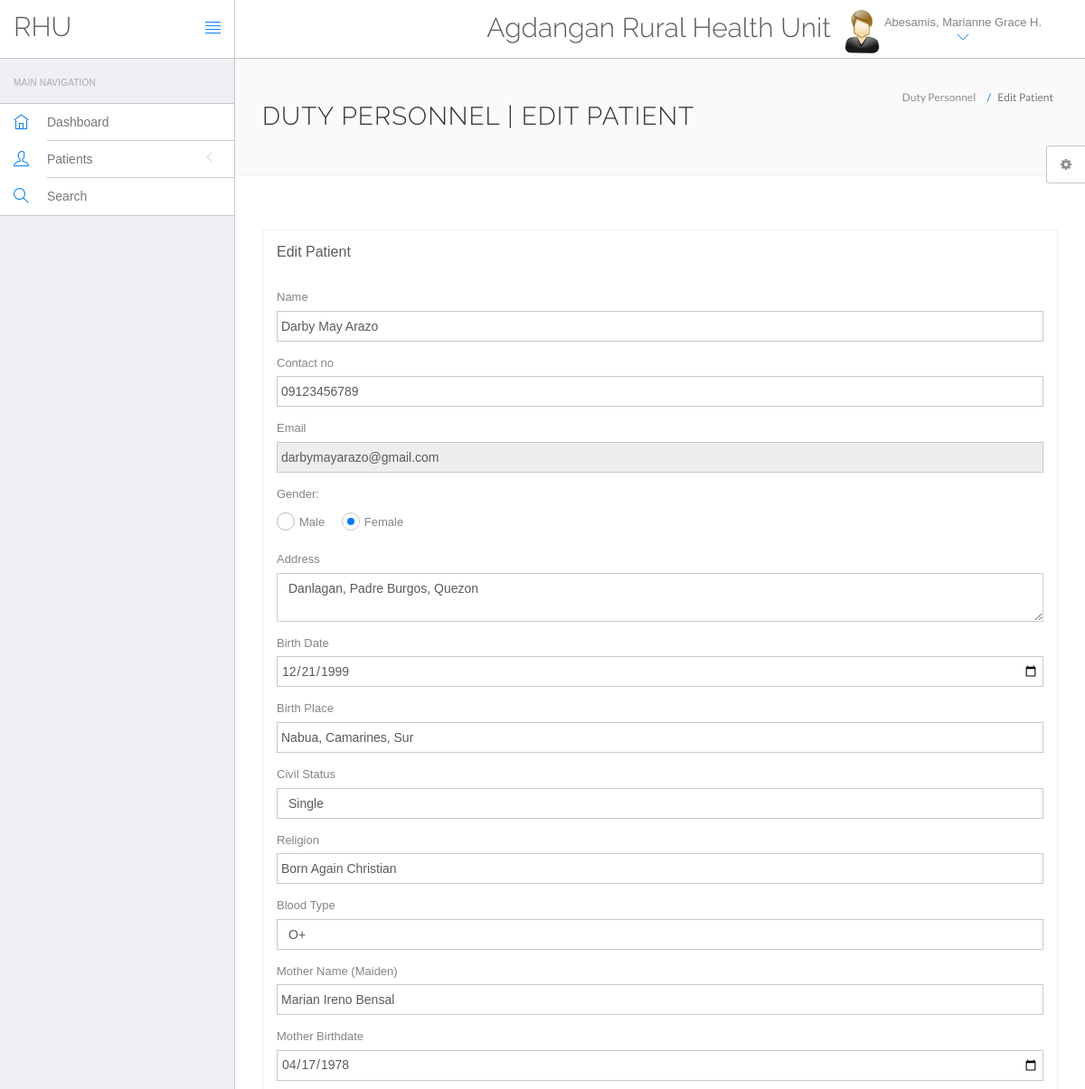
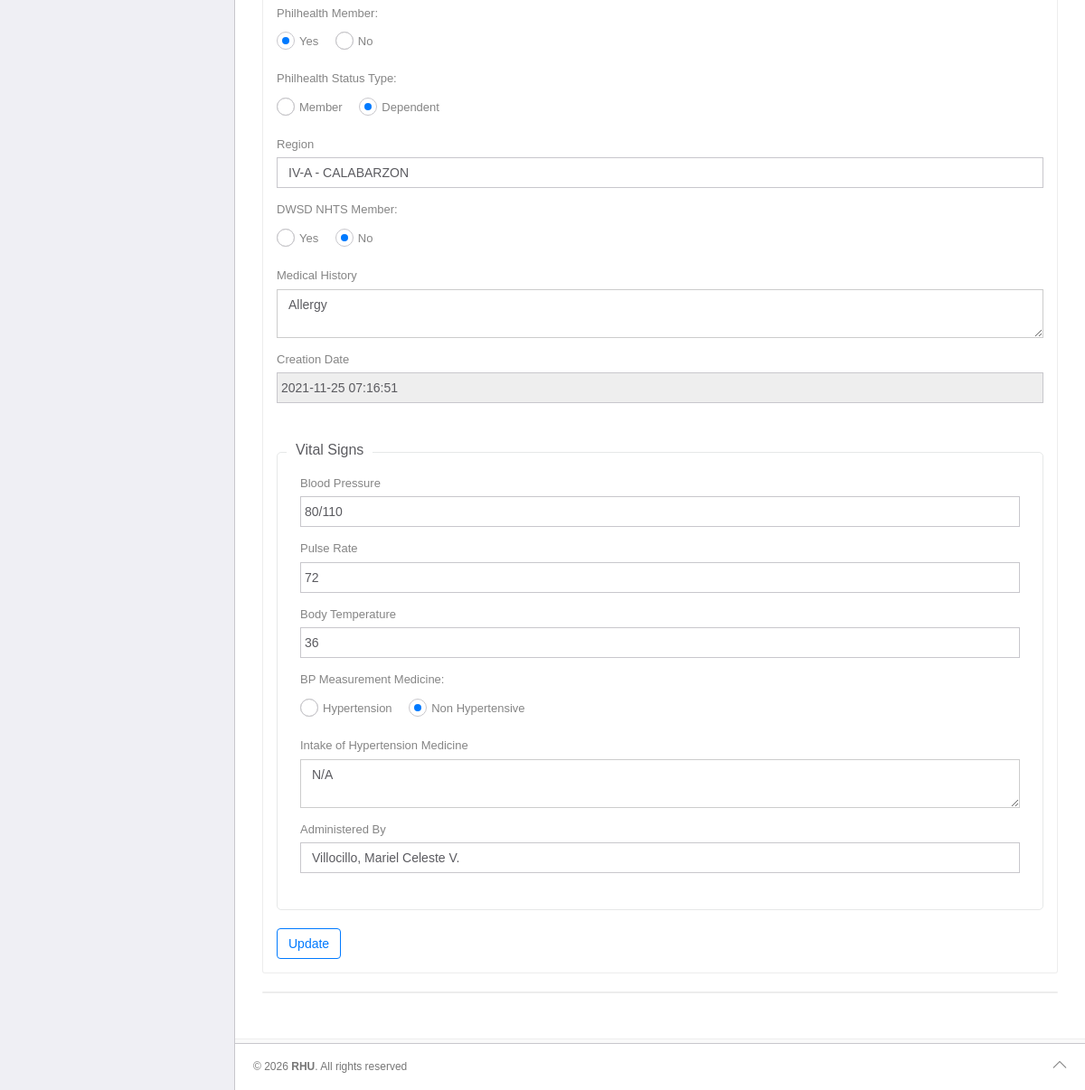
The page /dutypersonnel/edit-patient.php?editid=1 (signed in) on the database its author committed (2 pictures, top to bottom).
### tables this page shows
CREATE TABLE `settings` (
  `id` int(11) NOT NULL,
  `HealthCenter` varchar(200) DEFAULT NULL,
  `Address` varchar(200) DEFAULT NULL,
  `ContactNo` varchar(12) DEFAULT NULL,
  `EmailAdd` mediumtext DEFAULT NULL,
  `OpeningHour` varchar(200) DEFAULT NULL,
  `Doctor` mediumtext DEFAULT NULL,
  `About` mediumtext DEFAULT NULL,
  `Map` longtext DEFAULT NULL
);

CREATE TABLE `dutypersonnel` (
  `id` int(11) NOT NULL,
  `adminID` int(10) DEFAULT NULL,
  `specialization` varchar(255) DEFAULT NULL,
  `dutyName` varchar(255) DEFAULT NULL,
  `address` longtext DEFAULT NULL,
  `contactno` varchar(11) DEFAULT NULL,
  `dutyEmail` varchar(255) DEFAULT NULL,
  `password` varchar(255) DEFAULT NULL,
  `creationDate` timestamp NULL DEFAULT current_timestamp(),
  `updationDate` timestamp NULL DEFAULT NULL ON UPDATE current_timestamp()
);

CREATE TABLE `tblpatient` (
  `ID` int(10) NOT NULL,
  `Dutyid` int(10) DEFAULT NULL,
  `PatientName` varchar(200) DEFAULT NULL,
  `PatientContno` varchar(11) DEFAULT NULL,
  `PatientEmail` varchar(200) DEFAULT NULL,
  `PatientGender` varchar(50) DEFAULT NULL,
  `PatientAdd` mediumtext DEFAULT NULL,
  `PatientBirthplace` varchar(200) DEFAULT NULL,
  `PatientBirthday` date DEFAULT NULL,
  `PatientCivil` varchar(50) DEFAULT NULL,
  `PatientReligion` varchar(200) DEFAULT NULL,
  `PatientBlood` varchar(50) DEFAULT NULL,
  `MotherName` varchar(200) DEFAULT NULL,
  `MotherBirthday` date DEFAULT NULL,
  `PhilhealthMember` varchar(50) DEFAULT NULL,
  `PhilhealthStatus` varchar(50) DEFAULT NULL,
  `PatientRegion` varchar(200) DEFAULT NULL,
  `DswdMember` varchar(50) DEFAULT NULL,
  `BloodPressure` varchar(100) DEFAULT NULL,
  `PulseRate` varchar(100) DEFAULT NULL,
  `BodyTemperature` varchar(100) DEFAULT NULL,
  `BpMeasurement` varchar(100) DEFAULT NULL,
  `IntakeMed` varchar(200) DEFAULT NULL,
  `AdministeredBy` varchar(200) DEFAULT NULL,
  `PatientMedhis` mediumtext DEFAULT NULL,
  `CreationDate` timestamp NULL DEFAULT current_timestamp(),
  `UpdationDate` timestamp NULL DEFAULT NULL ON UPDATE current_timestamp()
);

### dutypersonnel/edit-patient.php (the view, shortened to what this page needs)
<?php
include('include/config.php');
?>
<!DOCTYPE html>
<html lang="en">
	<head>
		<link rel="stylesheet" href="../vendor/bootstrap/css/bootstrap.min.css">
		<link rel="stylesheet" href="../vendor/fontawesome/css/font-awesome.min.css">
		<link rel="stylesheet" href="../vendor/themify-icons/themify-icons.min.css">
		<link href="../vendor/animate.css/animate.min.css" rel="stylesheet" media="screen">
		<link href="../vendor/perfect-scrollbar/perfect-scrollbar.min.css" rel="stylesheet" media="screen">
		<link href="../vendor/switchery/switchery.min.css" rel="stylesheet" media="screen">
		<link href="../vendor/bootstrap-touchspin/jquery.bootstrap-touchspin.min.css" rel="stylesheet" media="screen">
		<link href="../vendor/select2/select2.min.css" rel="stylesheet" media="screen">
		<link href="../vendor/bootstrap-datepicker/bootstrap-datepicker3.standalone.min.css" rel="stylesheet" media="screen">
		<link href="../vendor/bootstrap-timepicker/bootstrap-timepicker.min.css" rel="stylesheet" media="screen">
		<link rel="stylesheet" href="assets/css/styles.css">
		<link rel="stylesheet" href="assets/css/plugins.css">
		<link rel="stylesheet" href="assets/css/themes/theme-1.css" id="skin_color" />
	</head>
	<body>
		<div id="app">
<?php include('include/sidebar.php');?>
<div class="app-content">
<?php include('include/header.php');?>
<div class="main-content" >
<div class="wrap-content container" id="container">
<section id="page-title">
<div class="row">
<div class="col-sm-8">
<h1 class="mainTitle">Duty Personnel | Edit Patient</h1>
</div>
<ol class="breadcrumb">
<li>
<span>Duty Personnel</span>
</li>
<li class="active">
<span>Edit Patient</span>
</li>
</ol>
</div>
</section>
<div class="container-fluid container-fullw bg-white">
<div class="row">
<div class="col-md-12">
<div class="row margin-top-30">
<div class="col-md-12">
<div class="panel panel-white">
<div class="panel-heading">
<h5 class="panel-title">Edit Patient</h5>
</div>
<div class="panel-body">
<form role="form" name="" method="post" autocomplete="off">
<?php
 $eid=$_GET['editid'];
$ret=mysqli_query($con,"select * from tblpatient where ID='$eid'");
while ($row=mysqli_fetch_array($ret)) {
?>
<div class="form-group">
<label for="doctorname">
 Name
</label>
<input type="text" name="patname" class="form-control"  value="<?php  echo $row['PatientName'];?>" required="true">
</div>
<div class="form-group">
<label for="fess">
  Contact no
</label>
<input type="text" name="patcontact" class="form-control"  value="<?php  echo $row['PatientContno'];?>" required="true" maxlength="11">
</div>
<div class="form-group">
<label for="fess">
 Email
</label>
<input type="email" id="patemail" name="patemail" class="form-control"  value="<?php  echo $row['PatientEmail'];?>" readonly='true'>
</div>
<div class="form-group">
	<label class="block">Gender: </label>
	<div class="clip-radio radio-primary">
	<?php  if($row['PatientGender']=="Female"){ ?>
	<label for="rg-male">
	Male
	</label>
	<label for="rg-female">
	Female
	</label>
	<?php } ?>
	</div>
</div>
<div class="form-group">
<label for="address">
 Address
</label>
<textarea name="pataddress" class="form-control" required="true"><?php  echo $row['PatientAdd'];?></textarea>
</div>
<div class="form-group">
<label for="fess">
  Birth Date
</label>
<input type="date" name="patbirthday" class="form-control"  value="<?php  echo $row['PatientBirthday'];?>" required="true">
</div>
<div class="form-group">
<label for="fess">
  Birth Place
</label>
<input type="text" name="patbirthplace" class="form-control"  value="<?php  echo $row['PatientBirthplace'];?>" required="true">
</div>
<div class="form-group">
<label for="fess">
  Civil Status
</label>
<select name="patcivil" class="form-control" required="true">
	<option value="<?php  echo $row['PatientCivil'];?>"><?php  echo $row['PatientCivil'];?></option>
</select>
</div>
<div class="form-group">
<label for="fess">
  Religion
</label>
<input type="text" name="patreligion" class="form-control"  value="<?php  echo $row['PatientReligion'];?>" required="true">
</div>
<div class="form-group">
<label for="fess">
  Blood Type
</label>
<select name="patblood" class="form-control" required="true">
	<option value="<?php  echo $row['PatientBlood'];?>"><?php  echo $row['PatientBlood'];?></option>
</select>
</div>
<div class="form-group">
<label for="fess">
 Mother Name (Maiden)
</label>
<input type="text" name="motname" class="form-control"  value="<?php  echo $row['MotherName'];?>" required="true">
</div>
<div class="form-group">
<label for="fess">
 Mother Birthdate
</label>
<input type="date" name="motbirthday" class="form-control"  value="<?php  echo $row['MotherBirthday'];?>" required="true">
</div>
<div class="form-group">
	<label class="block">Philhealth Member: </label>
	<div class="clip-radio radio-primary">
	<?php  if($row['PhilhealthMember']=="No"){ ?>
	<input type="radio" name="philmember" id="rg-yes" value="Yes">
	<label for="rg-yes">
Yes
</label>
	<input type="radio" name="philmember" id="rg-no" value="No" checked="true">
	<label for="rg-no">
No
</label>
	<?php } elseif($row['PhilhealthMember']=="Yes") { ?>
	<label for="rg-yes">
Yes
</label>
	<label for="rg-no">
No
</label>
	<?php } ?>
	</div>
</div>
<div class="form-group">
	<label class="block">Philhealth Status Type: </label>
	<div class="clip-radio radio-primary">
	<?php  if($row['PhilhealthStatus']=="Dependent"){ ?>
	<label for="rg-member">
Member
</label>
	<label for="rg-dependent">
Dependent
</label>
	<?php } ?>
	</div>
</div>
<div class="form-group">
<label for="fess">
 Region
</label>
	<select name="patregion" class="form-control" required="true">
		<option value="<?php  echo $row['PatientRegion'];?>"><?php  echo $row['PatientRegion'];?></option>
	</select>
</div>
<div class="form-group">
	<label class="block">DWSD NHTS Member: </label>
	<div class="clip-radio radio-primary">
	<?php  if($row['DswdMember']=="No"){ ?>
	<label for="rg-dswd-yes">
Yes
</label>
	<label for="rg-dswd-no">
No
</label>
	<?php } ?>
	</div>
</div>
<div class="form-group">
<label for="fess">
 Medical History
</label>
<textarea type="text" name="medhis" class="form-control"  placeholder="Enter Patient Medical History(if any)" required="true"><?php  echo $row['PatientMedhis'];?></textarea>
</div>
<div class="form-group">
<label for="fess">
 Creation Date
</label>
<input type="text" class="form-control"  value="<?php  echo $row['CreationDate'];?>" readonly='true'>
</div>
<br/>
<fieldset>
<legend><h5 class="panel-title" style="text-align:left;color:#5b5b60;">Vital Signs</h5></legend>
<div class="form-group">
<label for="fess">
 Blood Pressure
</label>
<input type="text" name="bp" class="form-control"  value="<?php  echo $row['BloodPressure'];?>" required="true">
</div>
<div class="form-group">
<label for="fess">
 Pulse Rate
</label>
<input type="text" name="pr" class="form-control"  value="<?php  echo $row['PulseRate'];?>" required="true">
</div>
<div class="form-group">
<label for="fess">
 Body Temperature
</label>
<input type="text" name="temp" class="form-control"  value="<?php  echo $row['BodyTemperature'];?>" required="true">
</div>
<div class="form-group">
	<label class="block">BP Measurement Medicine: </label>
	<div class="clip-radio radio-primary">
	<?php  if($row['BpMeasurement']=="Non Hypertensive"){ ?>
	<label for="rg-hypertension">
Hypertension
</label>
	<label for="rg-hypertensive">
Non Hypertensive
</label>
	<?php } ?>
	</div>
</div>
<div class="form-group">
<label for="fess">
 Intake of Hypertension Medicine
</label>
<textarea type="text" name="intakemed" class="form-control" required="true"><?php  echo $row['IntakeMed'];?></textarea>
</div>
<div class="form-group">
<label for="fess">
  Administered By
</label>
<select name="administered" class="form-control" required="true">
	<option value="<?php  echo $row['AdministeredBy'];?>"><?php  echo $row['AdministeredBy'];?></option>
</select>
</div>
</fieldset>
<?php } ?>
<button type="submit" name="submit" id="submit" class="btn btn-o btn-primary">
Update
</button>
</form>
</div>
</div>
</div>
</div>
</div>
<div class="col-lg-12 col-md-12">
<div class="panel panel-white">
</div>
</div>
</div>
</div>
</div>
</div>
</div>
<?php include('include/footer.php');?>
<?php include('include/setting.php');?>
		</div>
	</body>
</html>

### dutypersonnel/include/header.php (shortened to what this page needs)
<?php
include("include/config.php");
$val=mysqli_query($con,"select * from settings where id = 1");
while ($row_val=mysqli_fetch_array($val)) {
	$name = $row_val['HealthCenter'];
}
?>
<header class="navbar navbar-default navbar-static-top">
					<div class="navbar-header">
						<a class="navbar-brand" href="#">
							<h2 style="padding-top:20%; ">RHU</h2>
						</a>
						<a href="#" class="sidebar-toggler pull-right visible-md visible-lg" data-toggle-class="app-sidebar-closed" data-toggle-target="#app">
							<i class="ti-align-justify"></i>
						</a>
					</div>
					<div class="navbar-collapse collapse">
						<ul class="nav navbar-right">
								<li  style="padding-top:2% ">
								<h2><?php echo $name;?></h2>
							</li>
							<li class="dropdown current-user">
								<a href class="dropdown-toggle" data-toggle="dropdown">
									<img src="assets/images/images.jpg" > <span class="username">
									<?php $query=mysqli_query($con,"select dutyName from dutypersonnel where id='".$_SESSION['id']."'");
while($row=mysqli_fetch_array($query))
{
	echo $row['dutyName'];
}
									?> <i class="ti-angle-down"></i></i></span>
								</a>
							</li>
						</ul>
					</div>
				</header>

### dutypersonnel/assets/css/themes/theme-1.css (style rules this page uses)
body { background: #FAFAFA; }
header .navbar-header { background: #ffffff !important; border-right-color: #c8c7cc !important; border-bottom-color: #c8c7cc !important; }
header .navbar-header .sidebar-toggler, header .navbar-header .sidebar-mobile-toggler { color: #007aff !important; }
header .navbar-header .navbar-brand { color: #777 !important; }
header .navbar-collapse { background: #ffffff !important; border-bottom-color: #c8c7cc !important; box-shadow: none !important; }
header .navbar-collapse .navbar-right > li > a { color: #777; }
header .navbar-collapse .navbar-right > li > a i { color: #007aff !important; }

### dutypersonnel/edit-patient.php (style rules this page uses)
input[type=text], textarea { text-transform: capitalize; }

### rows shown on the page
settings: HealthCenter "Agdangan Rural Health Unit"
dutypersonnel: dutyName "Abesamis, Marianne Grace H."
tblpatient: patname "Darby May Arazo", patcontact "09123456789", patemail "darbymayarazo@gmail.com", PatientGender "Male", pataddress "Danlagan, Padre Burgos, Quezon", patbirthday "12/21/1999", patbirthplace "Nabua, Camarines, Sur", patcivil "Single", patreligion "Born Again Christian", patblood "O+", motname "Marian Ireno Bensal", motbirthday "04/17/1978", PhilhealthMember "Yes", PhilhealthStatus "Member", patregion "IV-A - CALABARZON", DswdMember "Yes", medhis "Allergy", CreationDate "2021-11-25 07:16:51", bp "80/110", pr "72", temp "36", BpMeasurement "Hypertension", intakemed "N/A", administered "Villocillo, Mariel Celeste V."
